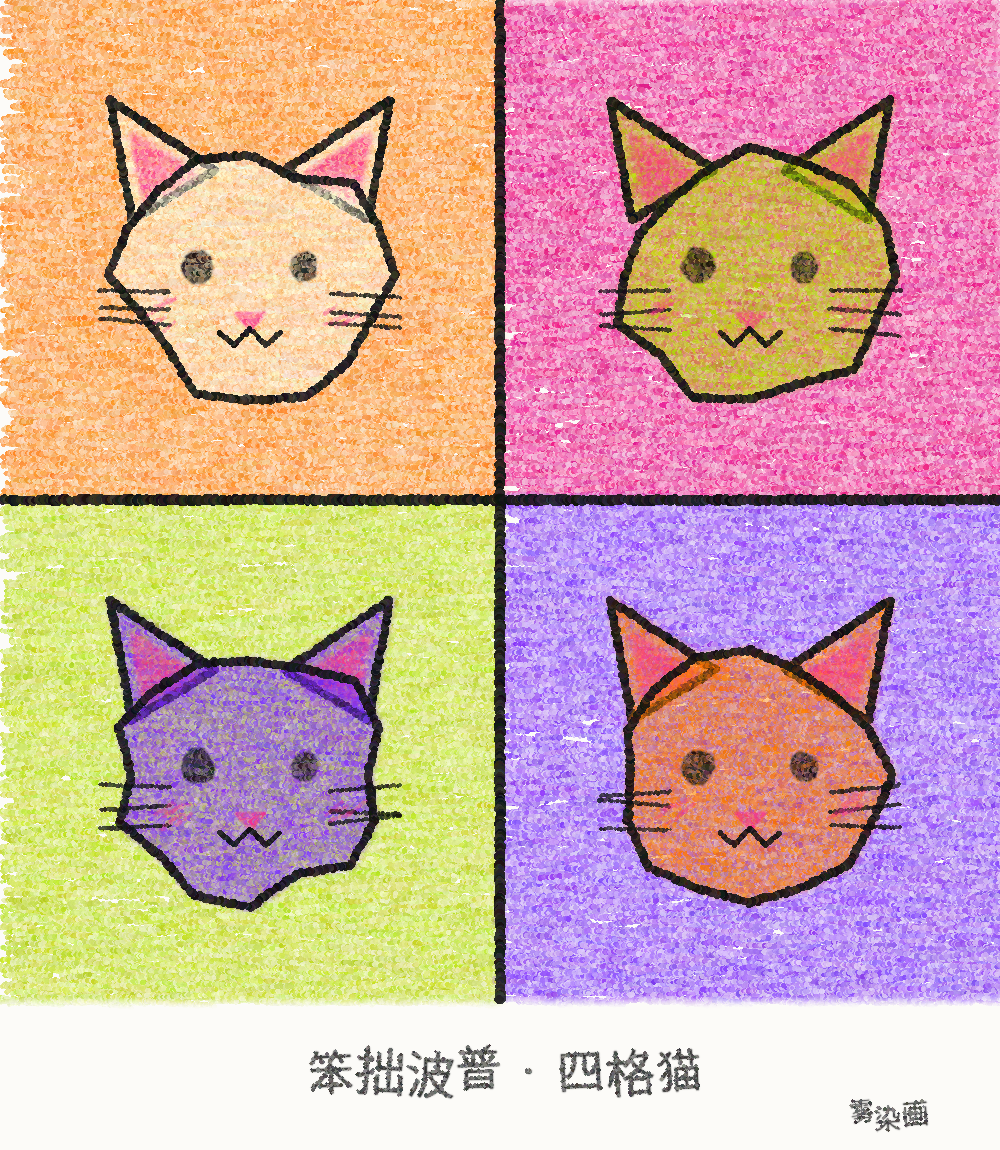

Recreate this plot in Python.
#!/usr/bin/env python3
"""四格波普猫 —— clumsy-crayon-pop 范例。
Warhol 式 2x2 重复：同一只猫头，四种底色轮换。配色取自「迷幻六十年代」。
注意：crayon_lib 的绘图函数都返回新图，必须 img = C.crayon(img, ...) 这样接住。
跑：python3 pop_cat_4panel.py → pop_cat_4panel.png（约几秒）
"""
import sys, os, random
sys.path.insert(0, os.path.join(os.path.dirname(__file__), "..", "crayon"))
import crayon_lib as C
from PIL import Image

random.seed(7)

def hx(h):
    h = h.lstrip("#")
    return tuple(int(h[i:i+2], 16) for i in (0, 2, 4))

BLACK = (20, 20, 20)
PINK = hx("#FF2E88")

# 面板：(底色, 猫色)
PANELS = [
    (hx("#FF7B00"), hx("#FFF3D6")),   # 橘子汽水底 → 奶油猫
    (hx("#E5007D"), hx("#B8D800")),   # 品红底 → 酸性柠檬猫
    (hx("#B8D800"), hx("#7B2FF7")),   # 酸性柠檬底 → 电紫猫
    (hx("#7B2FF7"), hx("#FF7B00")),   # 电紫底 → 橘子汽水猫
]

W, H = 1000, 1150
C.set_size(W, H)
img = Image.new("RGBA", (W, H), C.PAPER + (255,))

def fill_poly(base, pts, color, alpha=(170, 250), feather=3, grow=2, n=5200):
    m = C.soft_mask(pts, feather=feather, grow=grow)
    return C.crayon(base, m, color, direction=0, spread=8, n=n,
                    length=(14, 40), dot=(1.2, 2.4), alpha=alpha, jitter=14)

def outline(base, pts, color=BLACK, width=(2.6, 4.0)):
    closed = pts + [pts[0]]
    return C.crayon_line(base, closed, color, width=width, alpha=(200, 255), wobble=1.2)

def draw_cat(base, ox, oy, fur):
    cx, cy = ox + 250, oy + 275
    # 耳朵
    ear_l = [(cx-118, cy-55), (cx-140, cy-175), (cx-35, cy-105)]
    ear_r = [(cx+118, cy-55), (cx+140, cy-175), (cx+35, cy-105)]
    for ear in (ear_l, ear_r):
        base = fill_poly(base, ear, fur, n=1500)
        base = outline(base, ear)
    # 耳内粉
    in_l = [(cx-105, cy-75), (cx-118, cy-140), (cx-55, cy-100)]
    in_r = [(cx+105, cy-75), (cx+118, cy-140), (cx+55, cy-100)]
    for inner in (in_l, in_r):
        base = fill_poly(base, inner, PINK, n=500, alpha=(150, 220))
    # 头
    head = C.blob(cx, cy, 132, 118, k=16, rough=0.13)
    base = fill_poly(base, head, fur, n=6500)
    base = outline(base, head)
    # 眼睛：两颗黑豆，大小故意不一样（笨拙）
    for ex, er in ((cx-52, 15), (cx+54, 12)):
        e = C.blob(ex, cy-8, er, er+2, k=10, rough=0.12)
        base = fill_poly(base, e, BLACK, n=400, alpha=(200, 255), feather=1, grow=1)
    # 鼻子
    nose = [(cx-14, cy+38), (cx+14, cy+38), (cx, cy+54)]
    base = fill_poly(base, nose, PINK, n=300, alpha=(180, 240), feather=1, grow=1)
    # 嘴：小w
    base = C.crayon_line(base, [(cx, cy+54), (cx-16, cy+70), (cx-30, cy+58)],
                         BLACK, width=(1.6, 2.4), alpha=(200, 255), wobble=0.6)
    base = C.crayon_line(base, [(cx, cy+54), (cx+16, cy+70), (cx+30, cy+58)],
                         BLACK, width=(1.6, 2.4), alpha=(200, 255), wobble=0.6)
    # 胡须
    for s in (-1, 1):
        for dy in (-14, 4, 22):
            y0 = cy + 30 + dy + random.uniform(-4, 4)
            base = C.crayon_line(base, [(cx + s*80, y0), (cx + s*150, y0 + random.uniform(-8, 8))],
                                 BLACK, width=(1.0, 1.8), alpha=(160, 230), wobble=0.8)
    # 腮红 scribble 两道
    for s in (-1, 1):
        m = C.soft_mask(C.blob(cx + s*88, cy+42, 20, 12, k=10, rough=0.2), feather=4, grow=1)
        base = C.scribble(base, m, PINK, n=6, length=(12, 26), direction=-30)
    return base

# 四格底色
for i, (bg, fur) in enumerate(PANELS):
    ox, oy = (i % 2) * 500, (i // 2) * 500
    img = fill_poly(img, C.poly_rect(ox, oy, ox+500, oy+500, wobble=4),
                    bg, n=9000, alpha=(150, 230), feather=4, grow=0)
    img = draw_cat(img, ox, oy, fur)

# 格子间的粗黑线
img = C.crayon_line(img, [(500, 0), (500, 1000)], BLACK, width=(3.0, 5.0), alpha=(210, 255), wobble=1.0)
img = C.crayon_line(img, [(0, 500), (1000, 500)], BLACK, width=(3.0, 5.0), alpha=(210, 255), wobble=1.0)

# 底句 + 签名
font = C.font_cjk(46)
cap = "笨拙波普 · 四格猫"
tw = C.wobbly_text_width(cap, font)
img = C.wobbly_text(img, cap, ((W-tw)/2, 1035), font, BLACK, rot=6, bounce=4)
sig = C.font_cjk(26)
img = C.wobbly_text(img, "雾染画", (W-150, 1095), sig, BLACK, rot=8, bounce=3)

img = C.paper_grain(img, 0.09)
out = os.path.join(os.path.dirname(__file__), "pop_cat_4panel.png")
img.convert("RGB").save(out)
print("saved", out)
